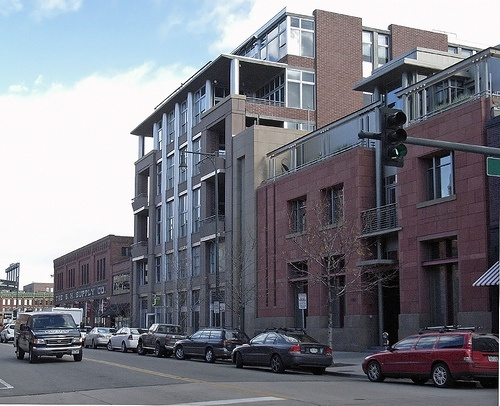
#> input picture code/matlab/matconvnet/examples/fast_rcnn/000004.jpg, 500 x 406 px; its folder holds only this picture in this run
$ python -i clahe_normalize_images.py   (imports and definitions only)
#> lines starting #> are read from the running program, lines starting #| are printed output that depends on the picture
#> in convert_and_write, im is the input picture: shape (406, 500, 3); mean B, G, R 132.6, 123.8, 122.4
# -*- coding: utf-8 -*-
"""
Created on Sun Nov 13 20:19:35 2016

@author: Moeman
Purpose: CLAHE color normalize images of all training sets
"""

import os
import cv2, glob
import numpy as np
from multiprocessing.pool import Pool

N_PROC = 10

def clahe_color_normalization(source_rgb):
    """
    Adapted and credit goes to author at: http://stackoverflow.com/questions/24341114/simple-illumination-correction-in-images-opencv-c

    """
    #-----Converting image to LAB Color model-----------------------------------
    lab = cv2.cvtColor(source_rgb, cv2.COLOR_BGR2LAB)
#> lab: shape (406, 500, 3); mean of channels 0, 1, 2 128.8, 129.8, 123.1

    #-----Splitting the LAB image to different channels-------------------------
    l, a, b = cv2.split(lab)
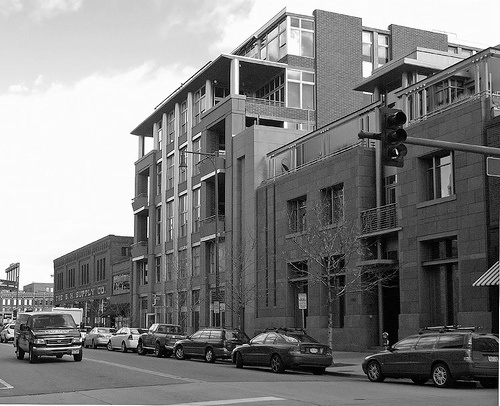
#> l: shape (406, 500); min 0, max 255, mean 128.8
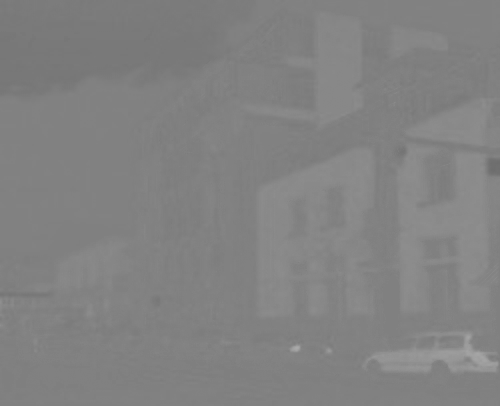
#> a: shape (406, 500); min 109, max 169, mean 129.8

    #-----Applying CLAHE to L-channel-------------------------------------------
    clahe = cv2.createCLAHE(clipLimit=3.0, tileGridSize=(8,8))
    cl = clahe.apply(l)
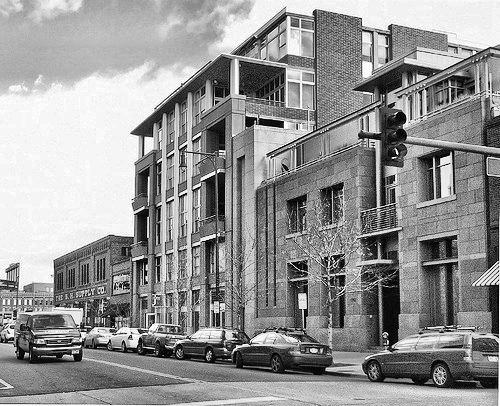
#> cl: shape (406, 500); min 0, max 255, mean 148.1

    #-----Merge the CLAHE enhanced L-channel with the a and b channel-----------
    limg = cv2.merge((cl,a,b))
#> limg: shape (406, 500, 3); mean of channels 0, 1, 2 148.1, 129.8, 123.1

    #-----Converting image from LAB Color model to RGB model--------------------
    final = cv2.cvtColor(limg, cv2.COLOR_LAB2BGR)
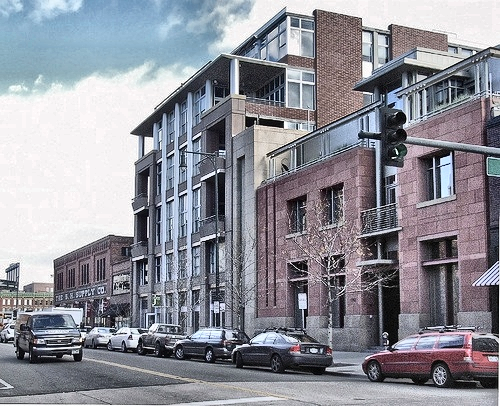
#> final: shape (406, 500, 3); mean B, G, R 151.3, 142.4, 141.4

    return final

def convert_and_write(img_file, output_dir):
    im = cv2.imread(img_file)
    #Contrast Limited Adaptive Histogram Equalization to normalize colors
    im = clahe_color_normalization(im)
    #subtract local mean
    scale = 300
    im = cv2.addWeighted(im, 4,
                         cv2.GaussianBlur(im, (0,0), scale/30), -4,
                         128)
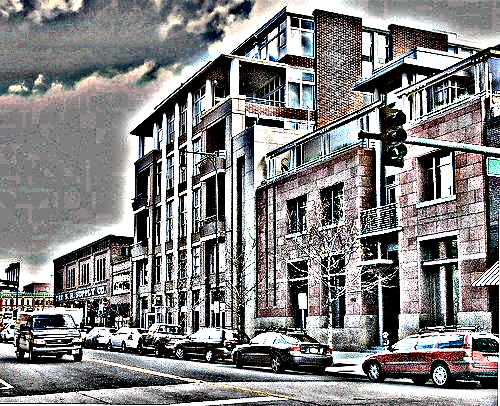
#> im: shape (406, 500, 3); mean B, G, R 129.4, 128.9, 130.2
    #write to output_dir
    fname = img_file.split('\\',1)[-1]
    cv2.imwrite(output_dir+fname, im)

# [4 lines left out: function process, not called in this run]


#directories
drive_dir = "G:/767-Project/datasets/drive/DRIVE"
stare_dir = "G:/767-Project/datasets/stare/vessel_segmentation"
diaret_dir = "G:/767-Project/datasets/diaretdb1"
kaggle_dir = "G:/767-Project/datasets/kaggle"


##drive dataset
image_files = glob.glob(drive_dir+"/training/images_128/*")
output_dir = "G:/767-Project/datasets/drive/DRIVE/training/images_128_clahe/"
# [2 lines not run here, left out]

image_files = glob.glob(drive_dir+"/test/images_128/*")
output_dir = "G:/767-Project/datasets/drive/DRIVE/test/images_128_clahe/"
# [2 lines not run here, left out]


##stare dataset
image_files = glob.glob(stare_dir+"/images_128/*")
output_dir = "G:/767-Project/datasets/stare/vessel_segmentation/images_128_clahe/"
# [2 lines not run here, left out]


##diaretdb1 dataset
image_files = glob.glob(diaret_dir+"/train/images_128/*")
output_dir = "G:/767-Project/datasets/diaretdb1/train/images_128_clahe/"
# [2 lines not run here, left out]

image_files = glob.glob(diaret_dir+"/test/images_128/*")
output_dir = "G:/767-Project/datasets/diaretdb1/test/images_128_clahe/"
# [2 lines not run here, left out]

# [45 lines left out: function main, not called in this run]

# [2 lines not run here, left out]

>>> result = convert_and_write('../matlab/matconvnet/examples/fast_rcnn/000004.jpg', 'out.png')
